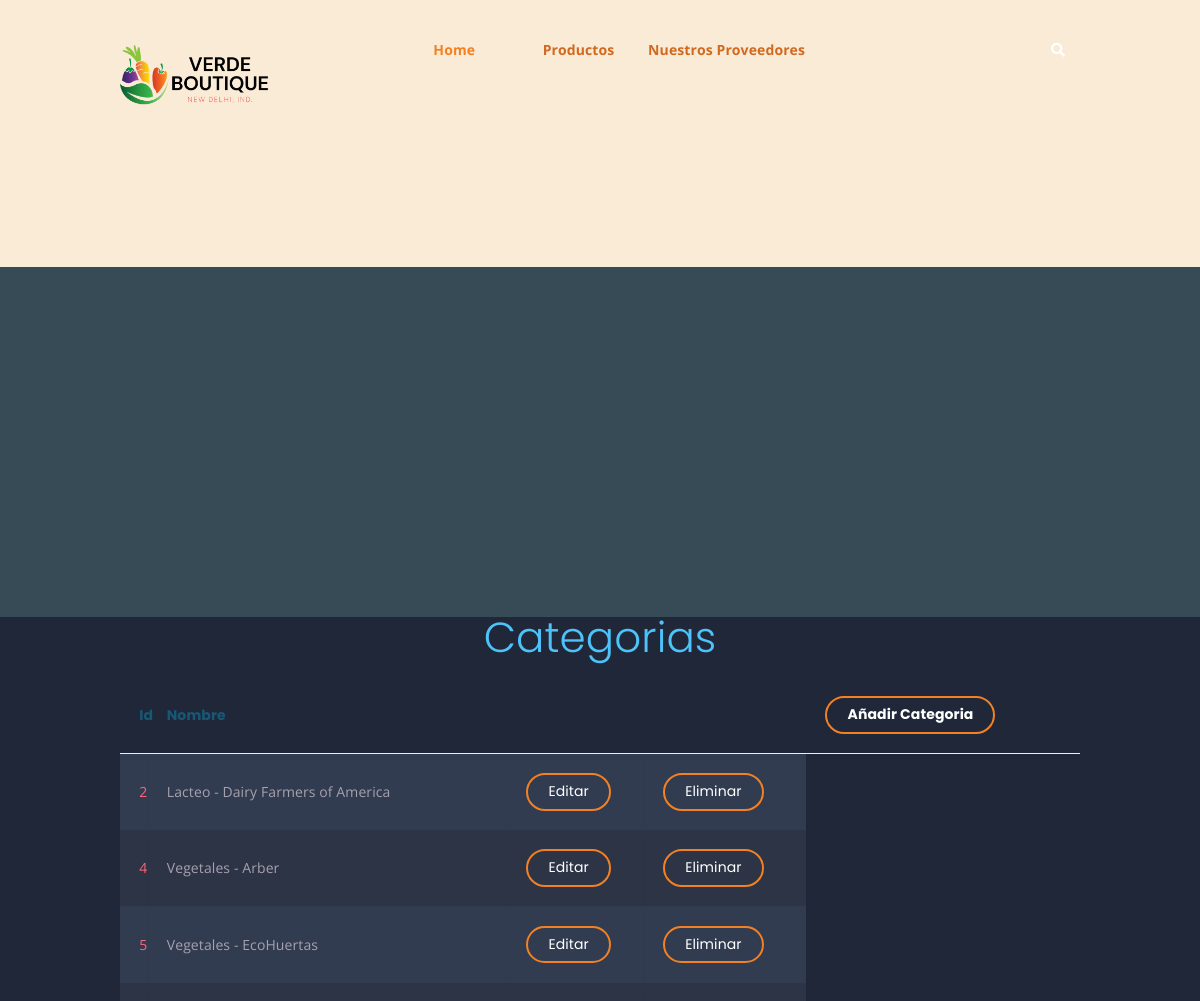
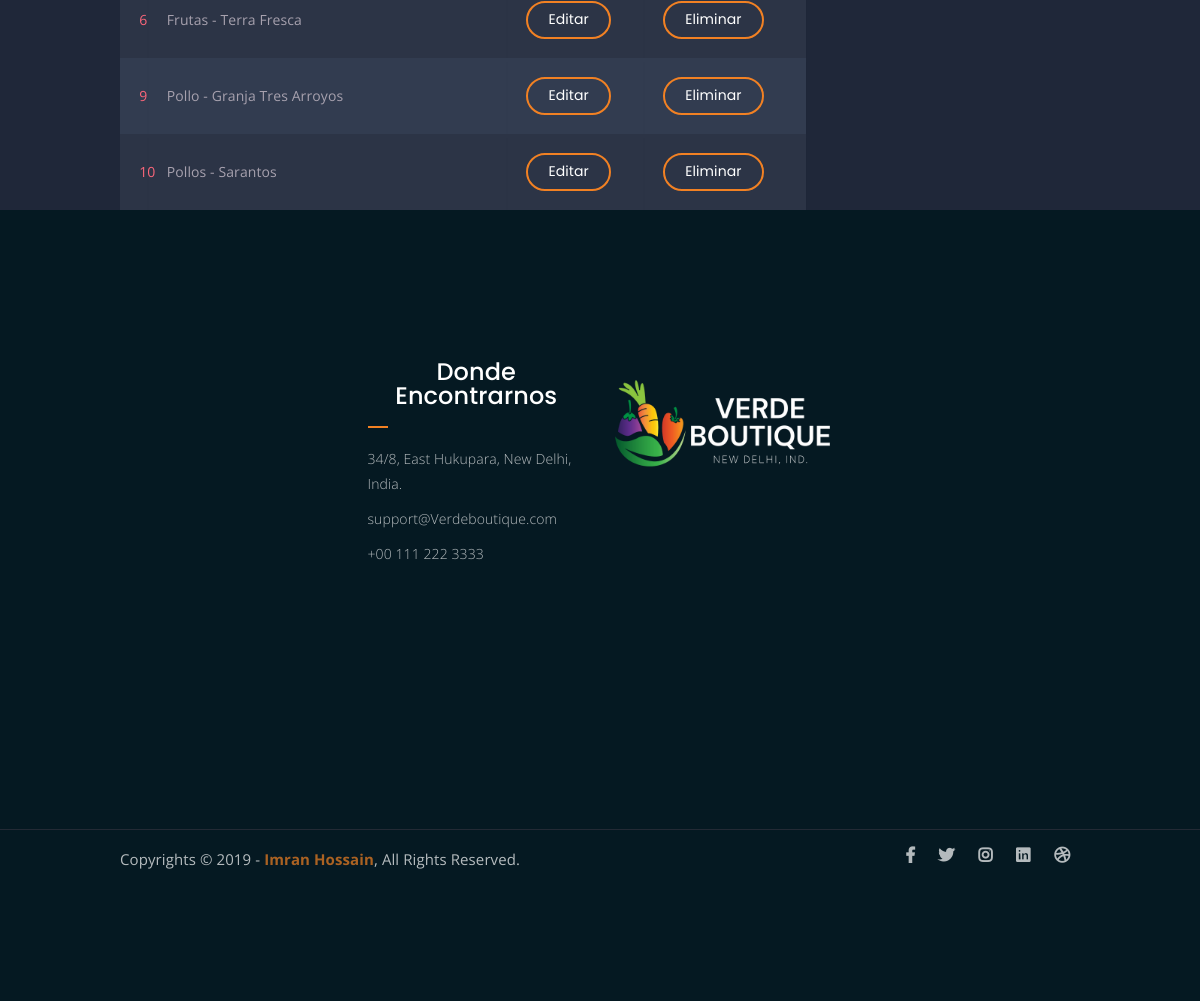
Page /Categorias (signed in) on the committed database (2 pictures, top to bottom).
### Tienda/models.py (models this page shows, shortened)
class Categoria(models.Model):
    nombre = models.CharField(max_length=100)
    objects = models.Manager()

### Tienda/views.py (the view)
# urls.py: path('Categorias', views.ver_cat, name='Cats'),
@staff_member_required
def ver_cat(request):
    categorias = Categoria.objects.all()
    dicc = {"categorias": categorias}
    plantilla = loader.get_template("#4CategoriaActiva.html")
    documento = plantilla.render(dicc)
    return HttpResponse(documento)

### Tienda/template/#4CategoriaActiva.html (shortened to what this page needs)
<!DOCTYPE html>
<html lang="en">
	{%load static%}
<head>
	<link rel="stylesheet" href="{%static 'Tienda/assets/css/all.min.css' %}">
	<link rel="stylesheet" href="{%static 'Tienda/assets/bootstrap/css/bootstrap.min.css' %}">
	<link rel="stylesheet" href="{%static 'Tienda/assets/css/owl.carousel.css' %}">
	<link rel="stylesheet" href="{%static 'Tienda/assets/css/magnific-popup.css' %}">
	<link rel="stylesheet" href="{%static 'Tienda/assets/css/animate.css' %}">
	<link rel="stylesheet" href="{%static 'Tienda/assets/css/meanmenu.min.css' %}">
	<link rel="stylesheet" href="{%static 'Tienda/assets/css/main.css' %}">
	<link rel="stylesheet" href="{%static 'Tienda/assets/css/responsive.css' %}">
</head>
<body>
		<div class="top-header-area" id="sticker" style="background-color:antiquewhite; position:relative">
			<div class="container">
				<div class="row">
					<div class="col-lg-12 col-sm-12 text-center">
						<div class="main-menu-wrap">
							<div class="site-logo" style="position:inherit;">
								<a href="">
									<img src="{% static 'Tienda/assets/img/GreenFruitLogo2.png' %}" alt="">
								</a>
							</div>
							<nav class="main-menu" style="display: flexbox; background-color:antiquewhite">
								<ul>
									<li class="current-list-item"><a href="{%url 'Home'%}">Home</a>
									</li>
									<li><a href=""></a></li>
									<li><a href="" style="color: chocolate;">Productos</a>
									</li>
									<li><a href="" style="color: chocolate;">Nuestros Proveedores</a>
									</li>
									<li><a href=""></a></li>
									<li><a href=""></a></li>
									<li>
										<div class="header-icons">
											<a class="mobile-hide search-bar-icon" href="#"><i class="fas fa-search"></i></a>
										</div>
									</li>
								</ul>
							</nav>
						</div>
					</div>
				</div>
			</div>
		</div>
	<div class="breadcrumb-section breadcrumb-bg">
	</div>
		<div>
			<h1>Categorias <span class="yellow"></pan></h1>
			<table class="container">
				<thead>
					<tr>
						<th><h1>Id</h1></th>
						<th><h1>Nombre</h1></th>
						<th><h1></h1></th>
						<th><h1></h1></th>
						<th><a href="{%url 'AddCat' %}" class="bordered-btn" style="position: relative;">Añadir Categoria</a></th>
					</tr>
				</thead>
				<tbody>
				{%for n in categorias%}
					<tr>
						<td>{{n.id}}</td>
						<td>{{n.nombre}}</td>
						<td><a href="{%url 'EdtCat' n.id%}" class="bordered-btn" style="position: relative;">Editar</a></td>
						<td><a href="{%url 'DelCat' n.id%}" class="bordered-btn" style="position: relative;">Eliminar</a></td>
					</tr>
				{%endfor%}
				</tbody>
			</table>
		</div>
	<div class="footer-area">
		<div class="container">
			<div class="row">
				<div class="col-lg-3 col-md-6">
				</div>
				<div class="col-lg-3 col-md-6">
					<div class="footer-box get-in-touch">
						<h2 class="widget-title">Donde Encontrarnos</h2>
						<ul>
							<li>34/8, East Hukupara, New Delhi, India.</li>
							<li>support@Verdeboutique.com</li>
							<li>+00 111 222 3333</li>
						</ul>
					</div>
				</div>
				<div class="col-lg-3 col-md-6">
					<div class="footer-box pages">
					<img src="{%static 'Tienda/assets/img/GreenFruitLogo4.png' %}">
					</div>
				</div>
				<div class="col-lg-3 col-md-6">
				</div>
			</div>
		</div>
	</div>
	<div class="copyright">
		<div class="container">
			<div class="row">
				<div class="col-lg-6 col-md-12">
					<p>Copyrights &copy; 2019 - <a href="https://imransdesign.com/">Imran Hossain</a>,  All Rights Reserved.</p>
				</div>
				<div class="col-lg-6 text-right col-md-12">
					<div class="social-icons">
						<ul>
							<li><a href="#" target="_blank"><i class="fab fa-facebook-f"></i></a></li>
							<li><a href="#" target="_blank"><i class="fab fa-twitter"></i></a></li>
							<li><a href="#" target="_blank"><i class="fab fa-instagram"></i></a></li>
							<li><a href="#" target="_blank"><i class="fab fa-linkedin"></i></a></li>
							<li><a href="#" target="_blank"><i class="fab fa-dribbble"></i></a></li>
						</ul>
					</div>
				</div>
			</div>
		</div>
	</div>
</body>
</html>

### Tienda/static/Tienda/assets/css/main.css (style rules this page uses)
html { font-size: 14px; font-weight: 400; line-height: 28px; height: 100%; }
body { font-family: "Open Sans", sans-serif; font-weight: 400; font-size: 1rem; letter-spacing: 0.1px; line-height: 1.8; color: #051922; overflow-x: hidden; }
body img { max-width: 100%; }
a { cursor: pointer; text-decoration: none; -webkit-transition: all 0.2s ease-in-out; -o-transition: all 0.2s ease-in-out; transition: all 0.2s ease-in-out; }
h1, .h1, h2, .h2, h3, .h3, h4, .h4, h5, .h5, h6, .h6 { font-family: "Poppins", sans-serif; font-weight: 700; margin: 0 0 1.25rem 0; color: #051922; }
h1:last-child, .h1:last-child, h2:last-child, .h2:last-child, h3:last-child, .h3:last-child, h4:last-child, .h4:last-child, h5:last-child, .h5:last-child, h6:last-child, .h6:last-child { margin: 0; }
h1, .h1 { font-size: 4rem; font-weight: 700; line-height: 4rem; }
h2, .h2 { font-size: 3rem; font-weight: 700; line-height: 3.25rem; }
p { font-family: "Open Sans", sans-serif; font-weight: 400; font-size: 1rem; letter-spacing: 0.1px; line-height: 1.8; color: #051922; margin: 0 0 1.25rem 0; }
p:last-child { margin: 0; }
a.bordered-btn { font-family: 'Poppins', sans-serif; display: inline-block; color: #fff; border: 2px solid #F28123; padding: 7px 20px; }
a.boxed-btn, a.bordered-btn, a.cart-btn { border-radius: 50px; }
.breadcrumb-bg { background-image: url(../img/breadcrumb-bg.jpg); }
.breadcrumb-section { padding: 150px 0; background-size: cover; background-position: center center; position: relative; z-index: 1; background-attachment: fixed; padding-top: 200px; }
.breadcrumb-section:after { position: absolute; left: 0; top: 0; width: 100%; height: 100%; content: ""; background-color: #07212e; z-index: -1; opacity: 0.8; }
.top-header-area { position: absolute; z-index: 999; width: 100%; padding: 25px 0; }
nav.main-menu ul { margin: 0; padding: 0; list-style: none; }
nav.main-menu ul li { display: inline-block; }
nav.main-menu ul li a { color: #fff; font-weight: 700; display: block; padding: 15px; }
nav.main-menu ul > li { position: relative; }
nav.main-menu ul li:last-child a { display: inline-block; }
nav.main-menu > ul li:last-child { float: right; }
.site-logo { float: left; max-width: 150px; }
.main-menu-wrap { position: relative; }
.header-icons a { color: #fff; display: inline-block; padding: 10px; }
.site-logo { padding: 6px 0; }
nav.main-menu ul li.current-list-item > a { color: #F28123; }
nav.main-menu li a { -webkit-transition: 0.3s; -o-transition: 0.3s; transition: 0.3s; }
.top-header-area .header-icons a { -webkit-transition: 0.3s; -o-transition: 0.3s; transition: 0.3s; }
.top-header-area { -webkit-transition: 0.3s; -o-transition: 0.3s; transition: 0.3s; }
.footer-area { background-color: #051922; color: #fff; padding: 150px 0; }
h2.widget-title { font-size: 24px; font-weight: 500; position: relative; padding-bottom: 20px; color: #fff; }
h2.widget-title:after { position: absolute; left: 0; bottom: 0; width: 20px; height: 2px; background-color: #F28123; content: ""; }
.footer-box ul { margin: 0; padding: 0; list-style: none; }
.footer-box ul li { opacity: 0.7; margin-bottom: 10px; line-height: 1.8; }
.footer-box ul li:last-child { margin-bottom: 0; }
.copyright { background-color: #051922; border-top: 1px solid #232a35; }
.copyright p { margin: 0; color: #fff; opacity: 0.7; padding: 16px 0; font-size: 15px; }
.copyright a { color: #F28123; font-weight: 700; }
.social-icons ul { margin: 0; padding: 0; list-style: none; }
.social-icons ul li { display: inline-block; }
.social-icons ul li a { font-size: 16px; color: #fff; opacity: 0.7; padding: 16px 10px; display: block; }
a.bordered-btn { -webkit-transition: 0.3s; -o-transition: 0.3s; transition: 0.3s; }
.social-icons ul li a { -webkit-transition: 0.3s; -o-transition: 0.3s; transition: 0.3s; }
html, body { height: 100%; }
thead { border-bottom: 1px solid #eee; }

### rows in the picture
Categoria: id "2", nombre "Lacteo - Dairy Farmers of America"
Categoria: id "4", nombre "Vegetales - Arber"
Categoria: id "5", nombre "Vegetales - EcoHuertas"
Categoria: id "6", nombre "Frutas - Terra Fresca"
Categoria: id "9", nombre "Pollo - Granja Tres Arroyos"
Categoria: id "10", nombre "Pollos - Sarantos"
